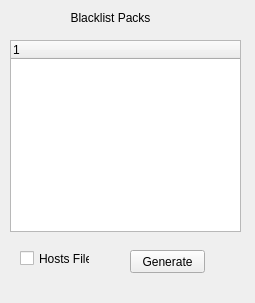
<?xml version="1.0" encoding="UTF-8"?>
<ui version="4.0">
 <class>MainWindow</class>
 <widget class="QMainWindow" name="MainWindow">
  <property name="geometry">
   <rect>
    <x>0</x>
    <y>0</y>
    <width>255</width>
    <height>303</height>
   </rect>
  </property>
  <property name="windowTitle">
   <string>MainWindow</string>
  </property>
  <widget class="QWidget" name="centralwidget">
   <widget class="QLabel" name="label">
    <property name="geometry">
     <rect>
      <x>60</x>
      <y>10</y>
      <width>101</width>
      <height>16</height>
     </rect>
    </property>
    <property name="text">
     <string>Blacklist Packs</string>
    </property>
    <property name="alignment">
     <set>Qt::AlignCenter</set>
    </property>
   </widget>
   <widget class="QPushButton" name="pushButton_apply">
    <property name="geometry">
     <rect>
      <x>130</x>
      <y>250</y>
      <width>75</width>
      <height>23</height>
     </rect>
    </property>
    <property name="text">
     <string>Generate</string>
    </property>
   </widget>
   <widget class="QTreeWidget" name="treeWidget_packs">
    <property name="geometry">
     <rect>
      <x>10</x>
      <y>40</y>
      <width>231</width>
      <height>192</height>
     </rect>
    </property>
    <column>
     <property name="text">
      <string notr="true">1</string>
     </property>
    </column>
   </widget>
   <widget class="QCheckBox" name="checkBox_hosts">
    <property name="geometry">
     <rect>
      <x>20</x>
      <y>250</y>
      <width>70</width>
      <height>17</height>
     </rect>
    </property>
    <property name="text">
     <string>Hosts File</string>
    </property>
   </widget>
  </widget>
 </widget>
 <resources/>
 <connections/>
</ui>
